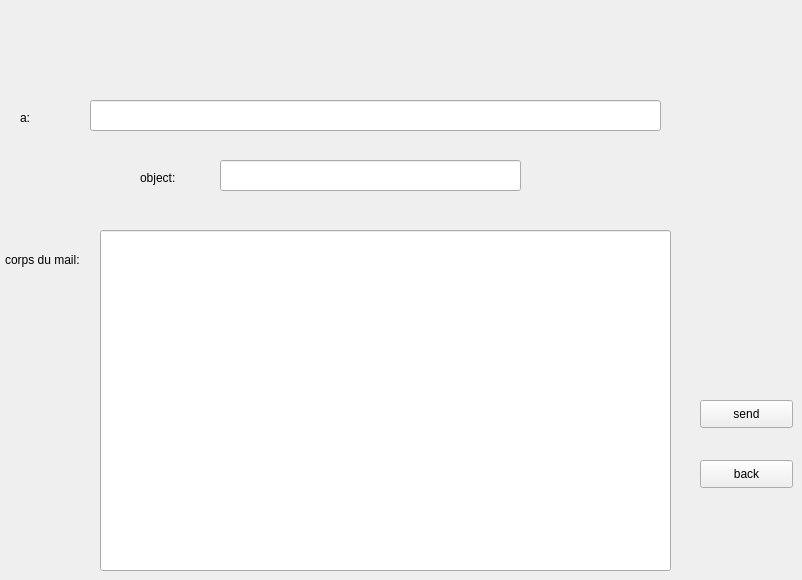
             <widget class="QWidget" name="page_13">
              <widget class="QLineEdit" name="lll2">
               <property name="geometry">
                <rect>
                 <x>90</x>
                 <y>100</y>
                 <width>571</width>
                 <height>31</height>
                </rect>
               </property>
              </widget>
              <widget class="QLineEdit" name="lll3">
               <property name="geometry">
                <rect>
                 <x>220</x>
                 <y>160</y>
                 <width>301</width>
                 <height>31</height>
                </rect>
               </property>
              </widget>
              <widget class="QLineEdit" name="lll4">
               <property name="geometry">
                <rect>
                 <x>100</x>
                 <y>230</y>
                 <width>571</width>
                 <height>341</height>
                </rect>
               </property>
              </widget>
              <widget class="QLabel" name="label_29">
               <property name="geometry">
                <rect>
                 <x>20</x>
                 <y>110</y>
                 <width>56</width>
                 <height>16</height>
                </rect>
               </property>
               <property name="text">
                <string>a:</string>
               </property>
              </widget>
              <widget class="QLabel" name="label_30">
               <property name="geometry">
                <rect>
                 <x>140</x>
                 <y>170</y>
                 <width>56</width>
                 <height>16</height>
                </rect>
               </property>
               <property name="text">
                <string>object:</string>
               </property>
              </widget>
              <widget class="QLabel" name="label_31">
               <property name="geometry">
                <rect>
                 <x>5</x>
                 <y>250</y>
                 <width>81</width>
                 <height>20</height>
                </rect>
               </property>
               <property name="text">
                <string>corps du mail:</string>
               </property>
              </widget>
              <widget class="QPushButton" name="pushButton_17">
               <property name="geometry">
                <rect>
                 <x>700</x>
                 <y>400</y>
                 <width>93</width>
                 <height>28</height>
                </rect>
               </property>
               <property name="text">
                <string>send</string>
               </property>
              </widget>
              <widget class="QPushButton" name="pushButton_18">
               <property name="geometry">
                <rect>
                 <x>700</x>
                 <y>460</y>
                 <width>93</width>
                 <height>28</height>
                </rect>
               </property>
               <property name="text">
                <string>back</string>
               </property>
              </widget>
             </widget>
